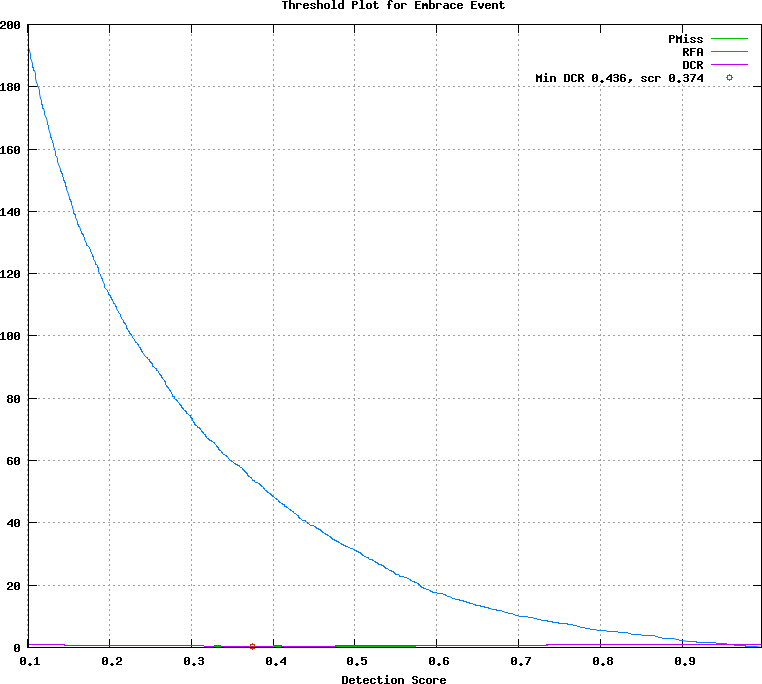

The gnuplot source for this figure:
## GNUPLOT command file
set terminal postscript color
set style data lines
set title 'Threshold Plot for Embrace Event'
set xlabel 'Detection Score'
set grid
set size ratio 0.85
plot [0.101000:0.997000]  \
  'test.det.Embrace_Event.dat.1' using 1:4 title 'PMiss' with lines lt 2, \
  'test.det.Embrace_Event.dat.1' using 1:5 title 'RFA' with lines lt 3, \
  'test.det.Embrace_Event.dat.1' using 1:6 title 'DCR' with lines lt 4, \
  'test.det.Embrace_Event.dat.2' using 1:2 title 'Min DCR 0.436, scr 0.374' with points lt 6
